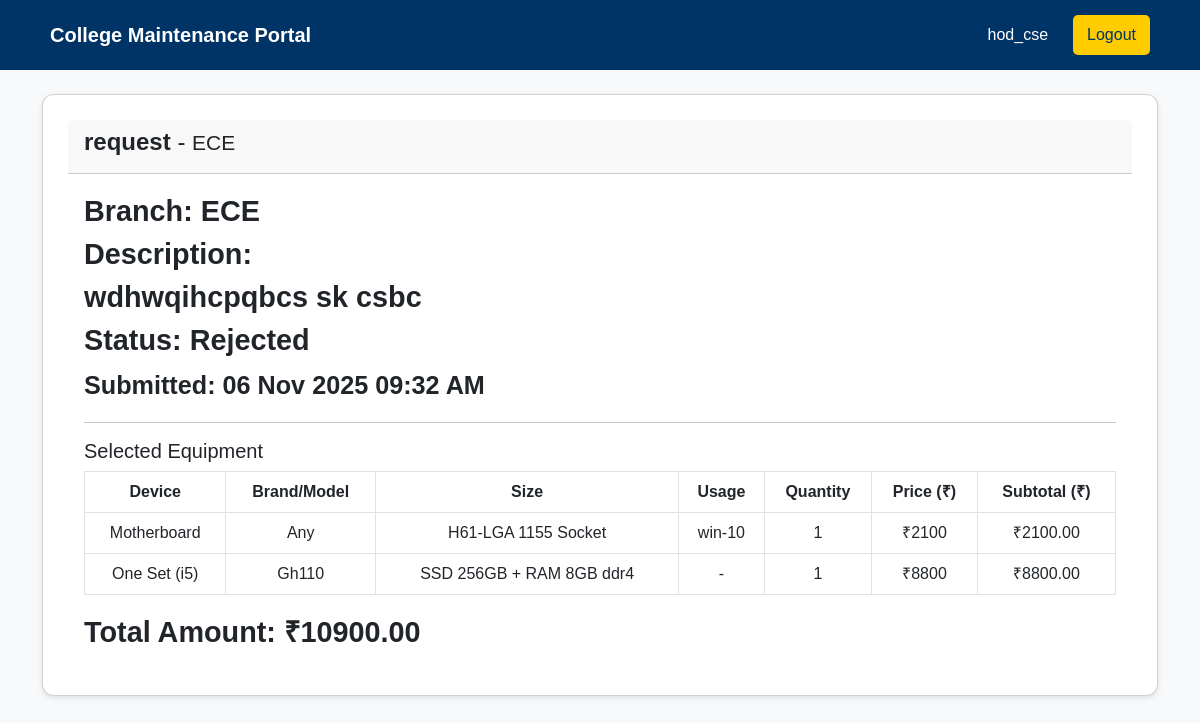
Page /request/55/ (signed in) on the earlier database version.
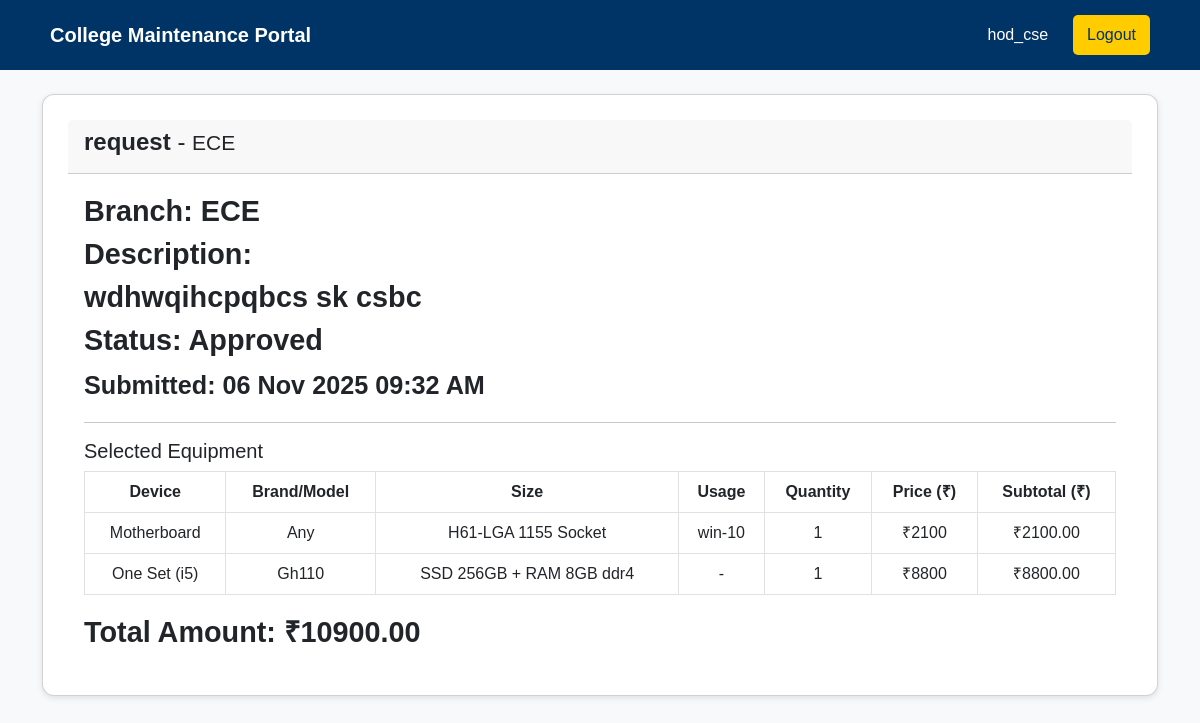
Same page on the later database version.
### maintenance_app/models.py (models this page shows, shortened)
class MaintenanceRequest(models.Model):
    STATUS_CHOICES = [('Pending','Pending'),('Approved','Approved'),('Rejected','Rejected'),('Completed','Completed'),]
    hod = models.ForeignKey(User, on_delete=models.CASCADE)
    branch = models.CharField(max_length=100)
    title = models.CharField(max_length=150)
    lab_name = models.CharField(max_length=100)
    description = models.TextField()
    date_submitted = models.DateTimeField(auto_now_add=True)
    status = models.CharField(max_length=20, choices=STATUS_CHOICES, default='Pending')
    admin_remark = models.TextField(blank=True, null=True)
    updated_at = models.DateTimeField(auto_now=True)
    selected_items = models.TextField(blank=True, null=True)
    total_amount = models.DecimalField(max_digits=12, decimal_places=2, default=0.00)

### maintenance_app/views.py (the view)
# urls.py: path('request/<int:pk>/', views.request_detail, name='request_detail'),
@login_required
def request_detail(request, pk):
    req = get_object_or_404(MaintenanceRequest, pk=pk)
    items = []
    if req.selected_items:
        try:
            items = json.loads(req.selected_items)
            if isinstance(items, str):
                items = json.loads(items)
            for item in items:
                try:
                    price = float(item.get('price', 0))
                    quantity = int(item.get('quantity', 1))
                    item['subtotal'] = price * quantity
                except (ValueError, TypeError):
                    item['subtotal'] = 0
            print(items)  # 👈 Check console output
        except (json.JSONDecodeError, TypeError):
            items = []
    return render(request, 'request_detail.html', {
        'req': req,
        'items': items,
    })

### maintenance_app/templates/request_detail.html (shortened to what this page needs)
{% extends 'base.html' %}
{% load static %}
{% block content %}
<link rel="stylesheet" href="{% static "css/admin.css" %}">
<div class="card">
  <div class="card-header">
    <h4><strong>{{ req.title }}</strong> - <small>{{ req.branch }}</small></h4>
  </div>
  <div class="card-body">
    <p><strong>Branch:</strong> {{ req.branch }}</p>
    <p><strong>Description:</strong><br>{{ req.description }}</p>
    <p><strong>Status:</strong> {{ req.status }}</p>
    <p><small>Submitted: {{ req.date_submitted|date:'d M Y h:i A' }}</small></p>
    <hr>
    {% if items %}
      <h5>Selected Equipment</h5>
      <table class="table table-bordered">
        <thead class="bg-primary">
          <tr>
            <th>Device</th>
            <th>Brand/Model</th>
            <th>Size</th>
            <th>Usage</th>
            <th>Quantity</th>
            <th>Price (₹)</th>
            <th>Subtotal (₹)</th>
          </tr>
        </thead>
        <tbody>
          {% for item in items %}
            <tr>
              <td>{{ item.device }}</td>
              <td>{{ item.brand }}</td>
              <td>{{ item.size }}</td>
              <td>{{ item.usage }}</td>
              <td>{{ item.quantity }}</td>
              <td>₹{{ item.price }}</td>
              <td>₹{{ item.subtotal|floatformat:2 }}</td>
            </tr>
          {% endfor %}
        </tbody>
      </table>
      <p><strong>Total Amount:</strong> ₹{{ req.total_amount }}</p>
    {% else %}
      <em>No equipment selected.</em>
    {% endif %}
  </div>
</div>
{% endblock %}

Differences in the rows shown:
changed MaintenanceRequest "ECE": status "Rejected" → "Approved"
